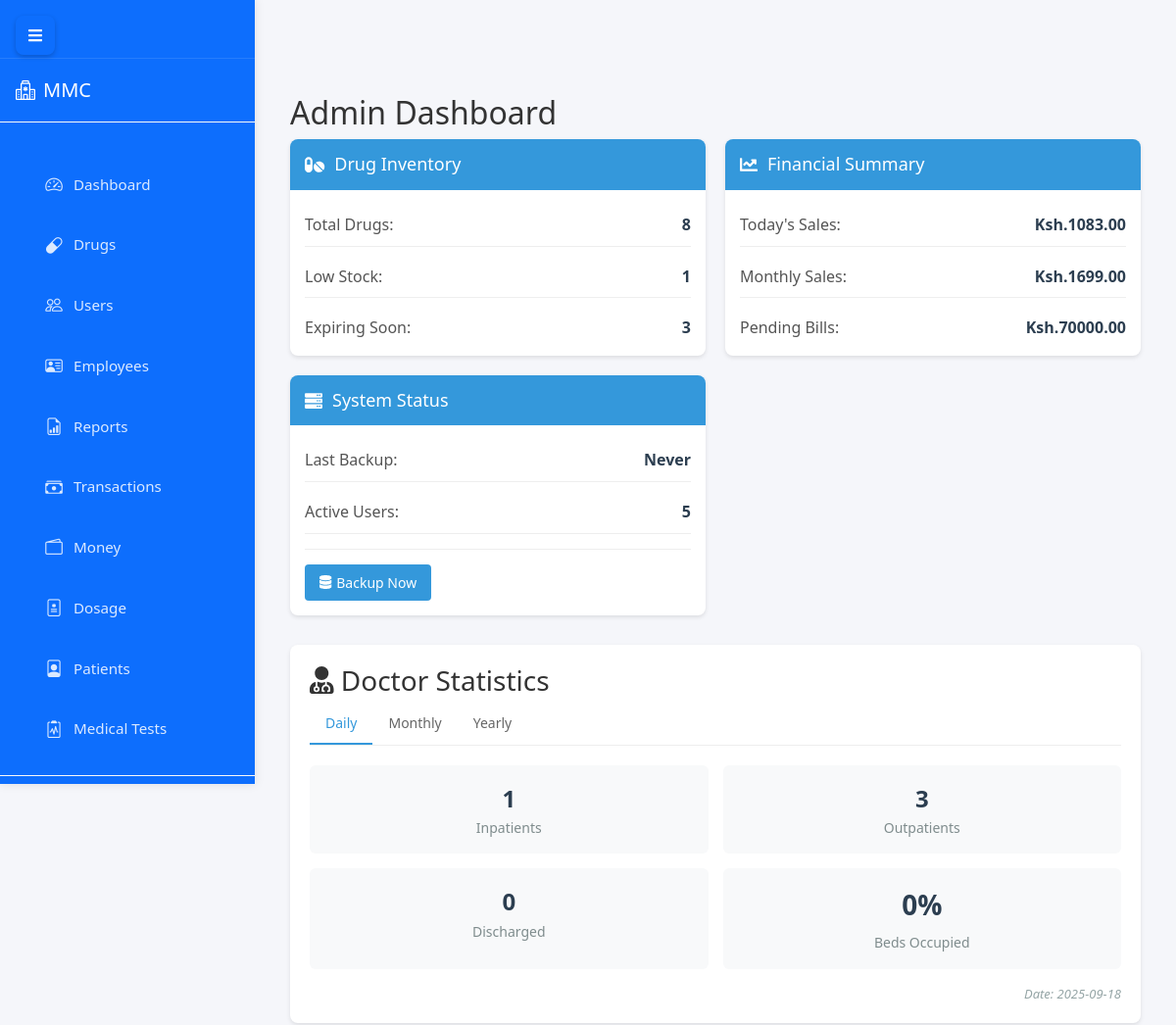
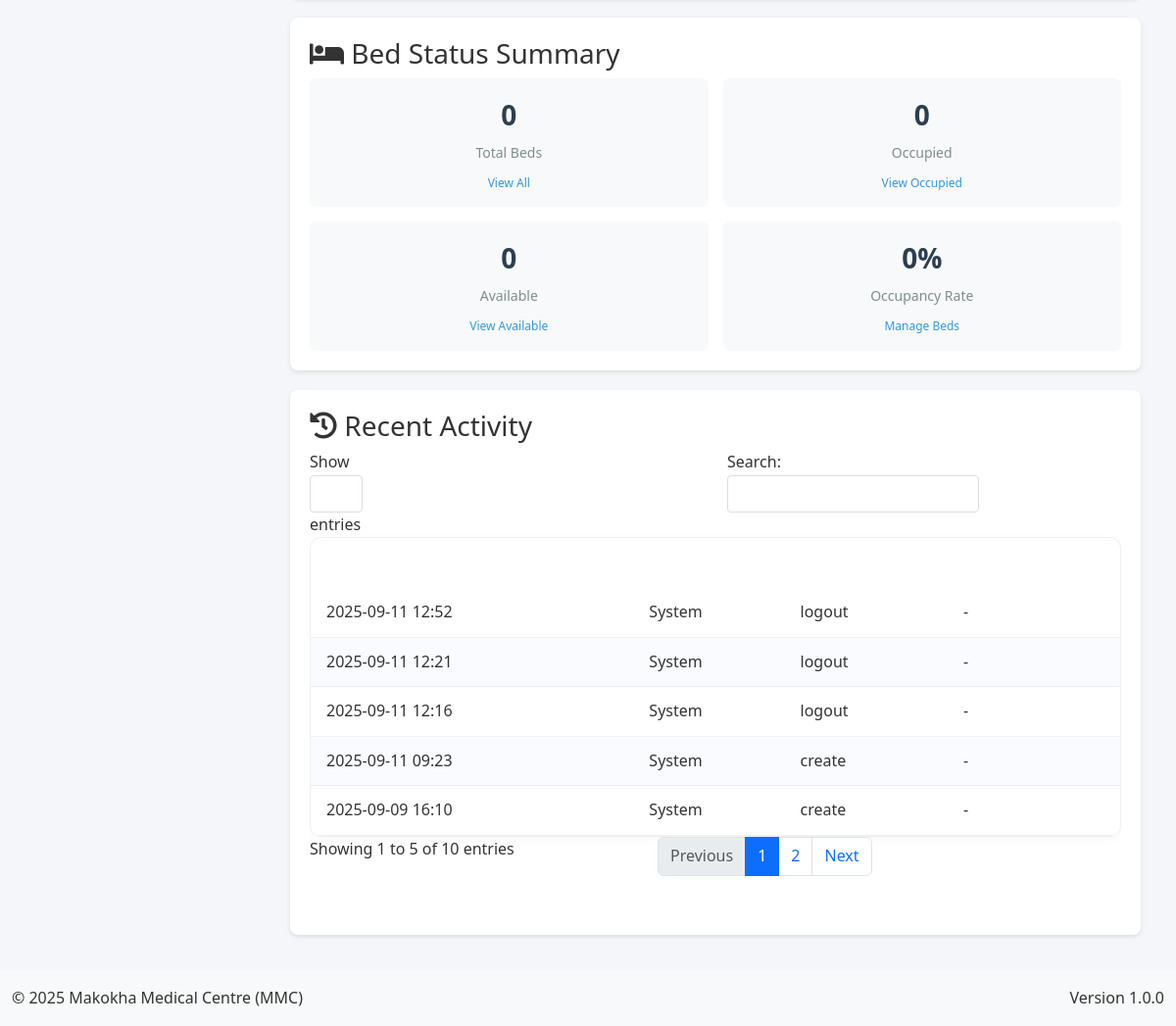
The page /admin (signed in) on the database its author committed (2 pictures, top to bottom).
### app.py (models this page shows, shortened)
class AuditLog(db.Model):
    __tablename__ = 'audit_logs'
    id = db.Column(db.Integer, primary_key=True)
    user_id = db.Column(db.Integer, db.ForeignKey('user.id'), nullable=False)
    action = db.Column(db.String(50), nullable=False)
    table_name = db.Column(db.String(50))  # Tracks which table was affected
    record_id = db.Column(db.Integer)      # ID of the affected record
    description = db.Column(db.String(255))  # For backward compatibility
    changes = db.Column(db.JSON)           # Structured change data
    old_values = db.Column(db.JSON)        # Previous values before change
    new_values = db.Column(db.JSON)        # Values after change
    ip_address = db.Column(db.String(50))  # IP address of the requester
    created_at = db.Column(db.DateTime, default=lambda: datetime.now(timezone.utc))
    user = db.relationship('User', backref='audit_log_entries')

### app.py (the view)
@app.route('/admin')
@login_required
def admin_dashboard():
    if current_user.role != 'admin':
        flash('Unauthorized access', 'danger')
        return redirect(url_for('home'))
    try:
        total_drugs = db.session.query(func.count(Drug.id)).scalar()
        low_stock = db.session.query(func.count(Drug.id)).filter(
            Drug.stocked_quantity - Drug.sold_quantity < 10
        ).scalar()
        expiring_soon = db.session.query(func.count(Drug.id)).filter(
            Drug.expiry_date <= date.today() + timedelta(days=30)
        ).scalar()
        today_sales = db.session.query(func.sum(Sale.total_amount)).filter(
            func.date(Sale.created_at) == date.today()
        ).scalar() or 0
        monthly_sales = db.session.query(func.sum(Sale.total_amount)).filter(
            func.strftime('%Y-%m', Sale.created_at) == datetime.now().strftime('%Y-%m')
        ).scalar() or 0
        pending_bills = db.session.query(func.sum(Debtor.amount_owed)).scalar() or 0
        last_backup = BackupRecord.query.filter_by(status='completed')\
            .order_by(BackupRecord.timestamp.desc()).first()
        last_backup_time = last_backup.timestamp if last_backup else 'Never'
        backup_stats = {
            'total_backups': BackupRecord.query.count(),
            'successful_backups': BackupRecord.query.filter_by(status='completed').count(),
            'failed_backups': BackupRecord.query.filter_by(status='failed').count(),
            'total_size_mb': db.session.query(
                func.coalesce(func.sum(BackupRecord.size_bytes), 0) / (1024 * 1024)
            ).scalar()
        }
        active_users = db.session.query(func.count(User.id)).filter_by(is_active=True).scalar()
        daily_stats = get_doctor_stats('daily')
        monthly_stats = get_doctor_stats('monthly')
        yearly_stats = get_doctor_stats('yearly')
        recent_activity = db.session.query(
            AuditLog.id,
            AuditLog.action,
            AuditLog.created_at.label('created_at'),
            literal('audit').label('type')
        ).union_all(
            db.session.query(
                BackupRecord.id,
                literal('backup').label('action'),
                BackupRecord.timestamp.label('created_at'),
                literal('backup').label('type')
            )
        ).order_by(text('created_at')).limit(10).all()
        return render_template('admin/dashboard.html',
            total_drugs=total_drugs,
            low_stock=low_stock,
            expiring_soon=expiring_soon,
            today_sales=today_sales,
            monthly_sales=monthly_sales,
            pending_bills=pending_bills,
            last_backup_time=last_backup_time,
            backup_stats=backup_stats,
            active_users=active_users,
            daily_stats=daily_stats,
            monthly_stats=monthly_stats,
            yearly_stats=yearly_stats,
            recent_activity=recent_activity
        )
    except Exception as e:
        app.logger.error(f"Error in admin dashboard: {str(e)}")
        flash('An error occurred while loading the dashboard', 'danger')
        return redirect(url_for('home'))

### templates/admin/dashboard.html (shortened to what this page needs)
{% extends "base.html" %}
{% block content %}
<div class="content">
    <div class="section-content active" id="dashboard-section">
        <h2>Admin Dashboard</h2>
        <div class="dashboard-widgets">
            <div class="widget">
                <div class="widget-header">
                    <h3><i class="fas fa-pills"></i> Drug Inventory</h3>
                </div>
                <div class="widget-body">
                    <div class="widget-item">
                        <span class="widget-label">Total Drugs:</span>
                        <span class="widget-value">{{ total_drugs }}</span>
                    </div>
                    <div class="widget-item">
                        <span class="widget-label">Low Stock:</span>
                        <span class="widget-value">{{ low_stock }}</span>
                    </div>
                    <div class="widget-item">
                        <span class="widget-label">Expiring Soon:</span>
                        <span class="widget-value">{{ expiring_soon }}</span>
                    </div>
                </div>
            </div>
            <div class="widget">
                <div class="widget-header">
                    <h3><i class="fas fa-chart-line"></i> Financial Summary</h3>
                </div>
                <div class="widget-body">
                    <div class="widget-item">
                        <span class="widget-label">Today's Sales:</span>
                        <span class="widget-value">Ksh.{{ "%.2f"|format(today_sales) }}</span>
                    </div>
                    <div class="widget-item">
                        <span class="widget-label">Monthly Sales:</span>
                        <span class="widget-value">Ksh.{{ "%.2f"|format(monthly_sales) }}</span>
                    </div>
                    <div class="widget-item">
                        <span class="widget-label">Pending Bills:</span>
                        <span class="widget-value">Ksh.{{ "%.2f"|format(pending_bills) }}</span>
                    </div>
                </div>
            </div>
            <div class="widget">
                <div class="widget-header">
                    <h3><i class="fas fa-server"></i> System Status</h3>
                </div>
                <div class="widget-body">
                    <div class="widget-item">
                        <span class="widget-label">Last Backup:</span>
                        <span class="widget-value">
                            {% if last_backup_time != 'Never' %}
                                {{ last_backup_time.strftime('%Y-%m-%d %H:%M') }}
                            {% else %}
                                Never
                            {% endif %}
                        </span>
                    </div>
                    <div class="widget-item">
                        <span class="widget-label">Active Users:</span>
                        <span class="widget-value">{{ active_users }}</span>
                    </div>
                    <div class="widget-actions">
                        <a href="{{ url_for('backup_management') }}" class="btn btn-primary">
                            <i class="fas fa-database"></i> Backup Now
                        </a>
                    </div>
                </div>
            </div>
        </div>
        <div class="doctor-stats-section">
            <h3><i class="fas fa-user-md"></i> Doctor Statistics</h3>
            <div class="timeframe-tabs">
                <button class="timeframe-tab active" onclick="showTimeframe('daily')">Daily</button>
                <button class="timeframe-tab" onclick="showTimeframe('monthly')">Monthly</button>
                <button class="timeframe-tab" onclick="showTimeframe('yearly')">Yearly</button>
            </div>
            <div id="daily-stats" class="timeframe-content active">
                <div class="stats-grid">
                    <div class="stat-card">
                        <div class="stat-value">{{ daily_stats.inpatients }}</div>
                        <div class="stat-label">Inpatients</div>
                    </div>
                    <div class="stat-card">
                        <div class="stat-value">{{ daily_stats.outpatients }}</div>
                        <div class="stat-label">Outpatients</div>
                    </div>
                    <div class="stat-card">
                        <div class="stat-value">{{ daily_stats.discharged }}</div>
                        <div class="stat-label">Discharged</div>
                    </div>
                    <div class="stat-card">
                        <div class="bed-stat-value">
                            {% if daily_stats.total_beds > 0 %}
                                {{ ((daily_stats.occupied_beds / daily_stats.total_beds) * 100) | round(1) }}%
                            {% else %}
                                0%
                            {% endif %}
                        </div>
                        <div class="stat-label">Beds Occupied</div>
                    </div>
                </div>
                <div class="stats-date">Date: {{ daily_stats.start_date.strftime('%Y-%m-%d') }}</div>
            </div>
        </div>
        <div class="bed-status-section">
            <h3><i class="fas fa-bed"></i> Bed Status Summary</h3>
            <div class="bed-stats-grid">
                <div class="bed-stat-card">
                    <div class="bed-stat-value">{{ daily_stats.total_beds }}</div>
                    <div class="bed-stat-label">Total Beds</div>
                    <a href="{{ url_for('manage_beds') }}" class="bed-stat-link">View All</a>
                </div>
                <div class="bed-stat-card">
                    <div class="bed-stat-value">{{ daily_stats.occupied_beds }}</div>
                    <div class="bed-stat-label">Occupied</div>
                    <a href="{{ url_for('manage_beds') }}?status=occupied" class="bed-stat-link">View Occupied</a>
                </div>
                <div class="bed-stat-card">
                    <div class="bed-stat-value">{{ daily_stats.available_beds }}</div>
                    <div class="bed-stat-label">Available</div>
                    <a href="{{ url_for('manage_beds') }}?status=available" class="bed-stat-link">View Available</a>
                </div>
                <div class="bed-stat-card">
                    <div class="bed-stat-value">
                        {% if daily_stats.total_beds > 0 %}
                            {{ ((daily_stats.occupied_beds / daily_stats.total_beds) * 100) | round(1) }}%
                        {% else %}
                            0%
                        {% endif %}
                    </div>
                    <div class="bed-stat-label">Occupancy Rate</div>
                    <a href="{{ url_for('manage_beds') }}" class="bed-stat-link">Manage Beds</a>
                </div>
            </div>
        </div>
        <div class="recent-activity">
            <h3><i class="fas fa-history"></i> Recent Activity</h3>
            <table class="activity-table">
                <thead>
                    <tr>
                        <th>Time</th>
                        <th>User</th>
                        <th>Action</th>
                        <th>Details</th>
                    </tr>
                </thead>
                <tbody>
                    {% for log in recent_activity %}
                    <tr>
                        <td>{{ log.created_at.strftime('%Y-%m-%d %H:%M') }}</td>
                        <td>{{ log.user.username if log.user else 'System' }}</td>
                        <td>{{ log.action }}</td>
                        <td>
                            {% if log.table_name and log.record_id %}
                                {{ log.table_name }} #{{ log.record_id }}
                            {% else %}
                                -
                            {% endif %}
                        </td>
                    </tr>
                    {% endfor %}
                </tbody>
            </table>
        </div>
    </div>
</div>
{% endblock %}

### rows shown on the page
AuditLog: created_at "2025-09-09 16:10", user "System", action "create"
AuditLog: created_at "2025-09-11 09:23", user "System", action "create"
AuditLog: created_at "2025-09-11 12:16", user "System", action "logout"
AuditLog: created_at "2025-09-11 12:21", user "System", action "logout"
AuditLog: created_at "2025-09-11 12:52", user "System", action "logout"

### other values the page prints
{{ total_drugs }} "8"
{{ low_stock }} "1"
{{ expiring_soon }} "3"
{{ "%.2f"|format(today_sales) }} "1083.00"
{{ "%.2f"|format(monthly_sales) }} "1699.00"
{{ "%.2f"|format(pending_bills) }} "70000.00"
{{ active_users }} "5"
{{ daily_stats.inpatients }} "1"
{{ daily_stats.outpatients }} "3"
{{ daily_stats.discharged }} "0"
{{ daily_stats.start_date.strftime('%Y-%m-%d') }} "2025-09-18"
{{ daily_stats.total_beds }} "0"
{{ daily_stats.occupied_beds }} "0"
{{ daily_stats.available_beds }} "0"
